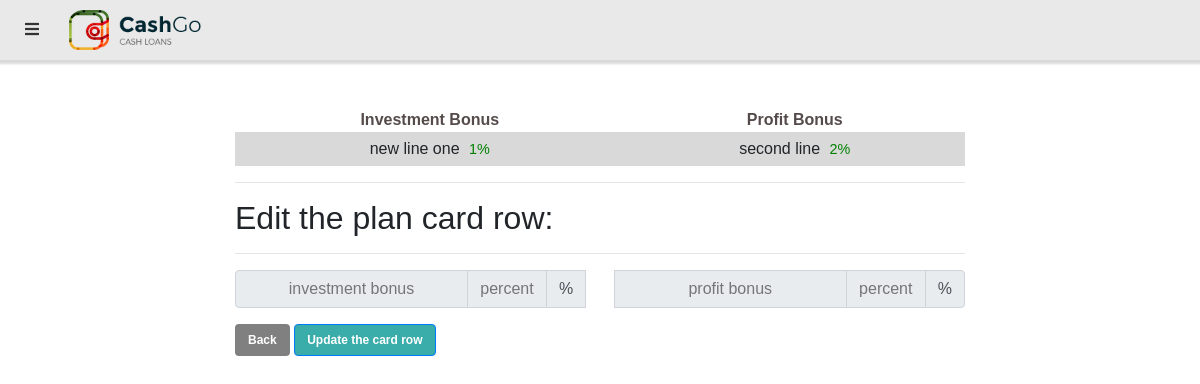
Page /admin/edit-plan-card-row.php?edit=9 on the committed database.
### tables this page shows
CREATE TABLE `home` (
  `logo` varchar(225) NOT NULL,
  `id` int(11) NOT NULL,
  `title` varchar(255) NOT NULL,
  `hero_img` varchar(225) NOT NULL,
  `tag_line` varchar(255) NOT NULL,
  `card1_title` varchar(255) NOT NULL,
  `card1_content` varchar(255) NOT NULL,
  `card2_title` varchar(255) NOT NULL,
  `card2_content` varchar(255) NOT NULL,
  `card3_title` varchar(255) NOT NULL,
  `card3_content` varchar(255) NOT NULL,
  `card4_title` varchar(255) NOT NULL,
  `card4_content` varchar(255) NOT NULL,
  `s1_line1` varchar(225) NOT NULL,
  `s1_line2` varchar(255) NOT NULL,
  `s1_content` varchar(255) NOT NULL,
  `s2_line1` varchar(225) NOT NULL,
  `s2_line2` varchar(255) NOT NULL,
  `s3_line1` varchar(225) NOT NULL,
  `s3_line2` varchar(255) NOT NULL,
  `s3_title1` varchar(225) NOT NULL,
  `s3_title2` varchar(255) NOT NULL,
  `s3_title3` varchar(255) NOT NULL,
  `s3_title4` varchar(255) NOT NULL,
  `s3_content1` varchar(225) NOT NULL,
  `s3_content2` varchar(255) NOT NULL,
  `s3_content3` varchar(255) NOT NULL,
  `s3_content4` varchar(255) NOT NULL,
  `t1_link` varchar(225) NOT NULL,
  `t1_content` varchar(255) NOT NULL,
  `t1_name` varchar(255) NOT NULL,
  `t2_link` varchar(225) NOT NULL,
  `t2_content` varchar(255) NOT NULL,
  `t2_name` varchar(255) NOT NULL,
  `t3_link` varchar(225) NOT NULL,
  `t3_content` varchar(255) NOT NULL,
  `t3_name` varchar(255) NOT NULL
);

CREATE TABLE `plan_card_rows` (
  `id` int(11) NOT NULL,
  `content` varchar(255) NOT NULL
);

### admin/edit-plan-card-row.php (the view, shortened to what this page needs)
<?php include "../includes/db.php"; ?>
<?php
    $query="SELECT * FROM `home`";
    $q_res=mysqli_query($con,$query);
    $row=mysqli_fetch_assoc($q_res);
    $currentLogo=$row['logo'];
?>
<?php include "includes/header.php"; ?>
<div class="container py-5">
  <div class="row" style="align-items-center">
   <div class="col col-8 offset-2">
            <?php
                $edit_id=$_GET['edit'];
                $query="SELECT * FROM `plan_card_rows` WHERE `id`='$edit_id'";
                $q_res=mysqli_query($con,$query);
                $row=mysqli_fetch_assoc($q_res);
                $currentContent=$row['content'];
                $currentContent=htmlspecialchars_decode($currentContent);
            ?>
   <div class="text-center">
       <table class="plan_table">
            <tr>
                <th>Investment Bonus</th>
                <th>Profit Bonus</th>
            </tr>
            <?php echo $currentContent; ?>
        </table>
   </div>
   <hr>
   <h3>Edit the plan card row:</h3>
   <hr>
        <form action="#" method="post" style="width:100%;">
            <div class="form-group">
                <div class="input-group justify-content-between">
                  <div class="input-group-prepend">
                    <input class="input-group-text" name="investment-bonus" placeholder="investment bonus" required>
                    <input class="input-group-text" name="investment-percent" style="max-width:80px;" placeholder="percent" required>
                    <span class="input-group-text">%</span>
                  </div>
                  <div class="input-group-append">
                    <input class="input-group-text" name="profit-bonus" placeholder="profit bonus" required>
                    <input class="input-group-text" name="profit-percent" style="max-width:80px;" placeholder="percent" required>
                    <span class="input-group-text">%</span>
                  </div>
                </div>
            </div>
            <div class="form-group">
               <a href="plan-card-rows.php" class="btn" style="background-color:gray;">Back</a>
               <input type="submit" class="btn btn-primary" name="update" value="Update the card row">
            </div>
        </form>
    </div>
  </div>
</div>
<?php include "includes/footer.php"; ?>

### admin/includes/header.php (shortened to what this page needs)
<!DOCTYPE html>
<html lang="en">
<head>
    <link rel="stylesheet" href="https://maxcdn.bootstrapcdn.com/bootstrap/4.5.2/css/bootstrap.min.css">
    <link rel="stylesheet" href="https://cdnjs.cloudflare.com/ajax/libs/font-awesome/4.7.0/css/font-awesome.min.css">
    <link rel="stylesheet" href="https://use.fontawesome.com/releases/v5.12.0/css/all.css">
    <link rel="stylesheet" href="https://cdn.datatables.net/1.10.22/css/dataTables.bootstrap4.min.css">
    <link rel="stylesheet" href="
https://cdn.datatables.net/responsive/2.2.6/css/responsive.bootstrap4.min.css">
    <link rel="stylesheet" href="assets/css/styles.css">
    <link rel="stylesheet" href="assets/css/menu_bar.css">
</head>
<body>
   <div class="nav_bar">
      <a href="#">
      <i class="fa fa-bars"></i>
      </a>
       <img style="width:132px;" src="../assets/img/<?php echo $currentLogo; ?>" alt="backgound image">
   </div>

### admin/assets/css/styles.css (style rules this page uses)
body { overflow-x: hidden; }
.btn { background-color: #3aadaa; font-family: Montserrat, sans-serif; font-size: 12px; font-weight: 600; color: #fff; }
body { font-family: 'Poppins', sans-serif !important; }
h3 { font-size: 32px !important; }
table.plan_table { width: 100%; }
.plan_table th { color: #554b4b; }
.plan_table tr td { padding: 5px; }
.plan_table tr td span { color: green; font-size: 0.9rem; margin-left: 5px; }

### admin/assets/css/menu_bar.css (style rules this page uses)
*,ul,li { margin: 0; padding: 0; box-sizing: border-box; }
body { position: relative; }
.nav_bar { position: relative; z-index: 1000; background-color: #e9e9e9; padding: 10px 25px; display: flex; align-items: center; box-shadow: 0 2px 2px 2px rgba(0,0,0,0.15); }
.nav_bar>a { margin-right: 30px; }
.nav_bar>a>i { color: #333; }

### rows in the picture
home: logo (picture)
plan_card_rows: content "new line one 1% second line 2%"
